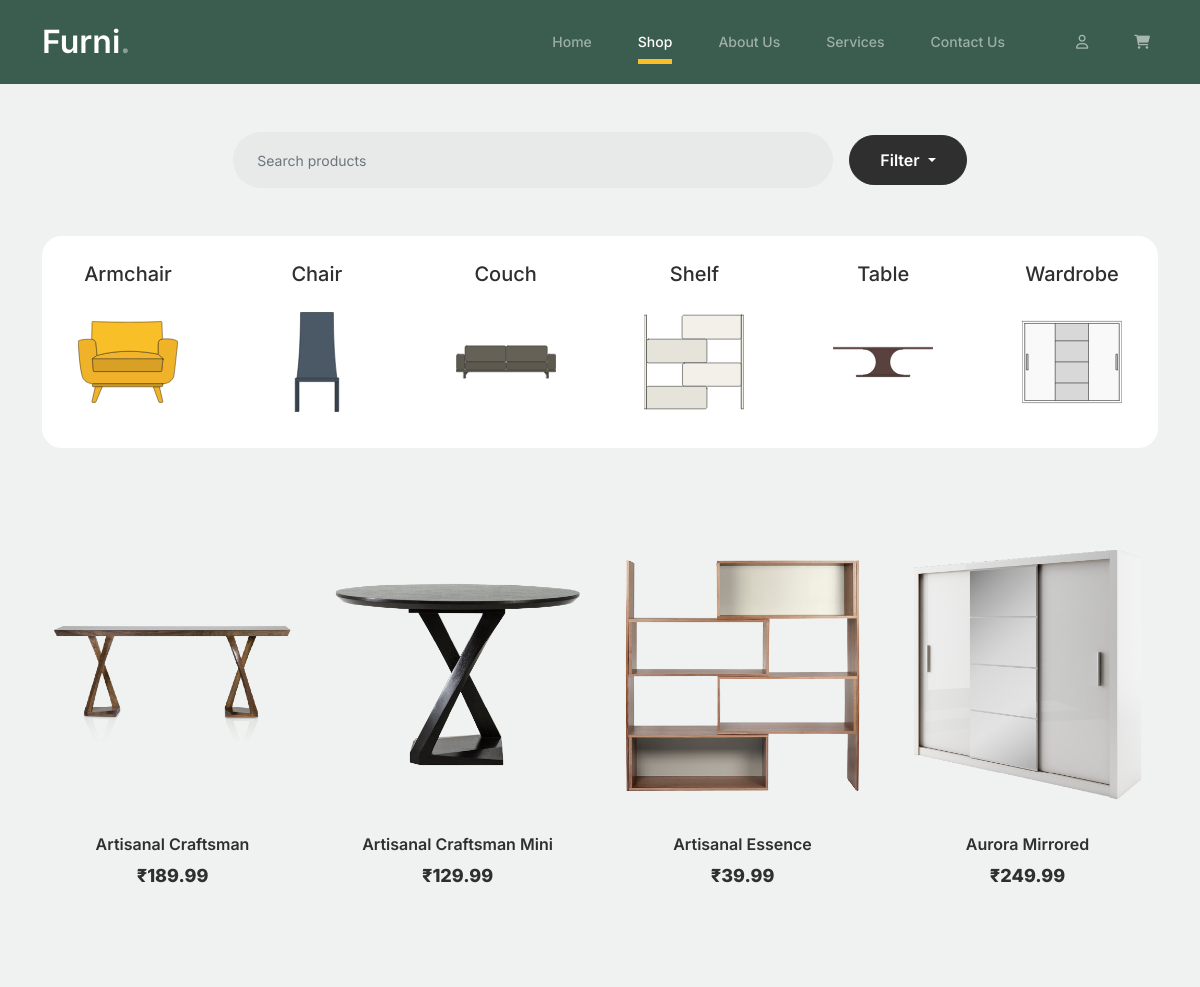
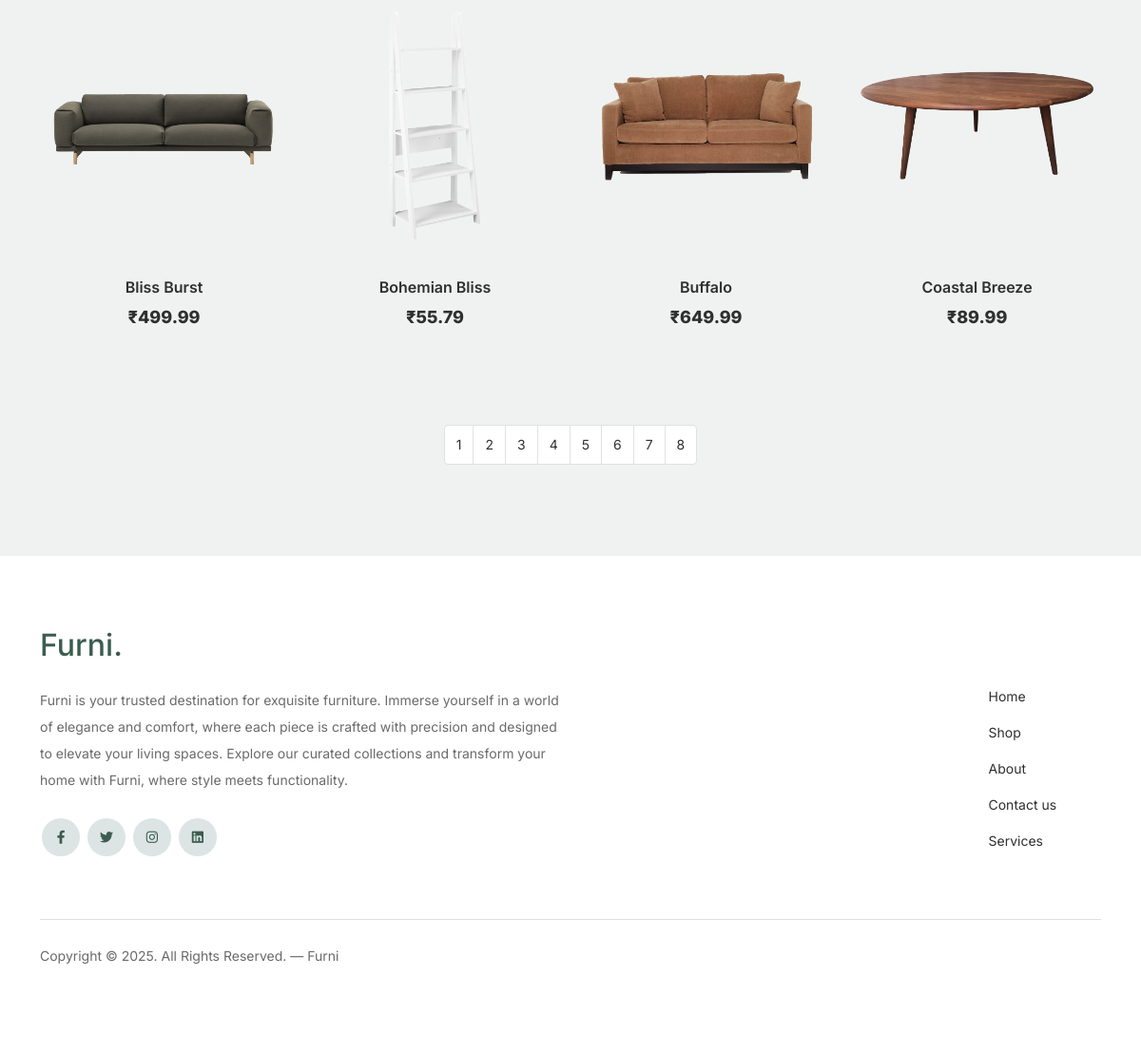
The page /shop.php on the database its author committed (2 pictures, top to bottom).
### tables this page shows
CREATE TABLE `role_nav` (
  `id_rn` int(100) NOT NULL,
  `id_nav` int(100) NOT NULL,
  `id_role` int(100) NOT NULL
);

CREATE TABLE `nav` (
  `id_nav` int(100) NOT NULL,
  `name_nav` varchar(255) NOT NULL,
  `path_nav` varchar(255) NOT NULL
);

CREATE TABLE `cat_img` (
  `id_ci` int(100) NOT NULL,
  `id_cat` int(100) NOT NULL,
  `id_image` int(100) NOT NULL
);

CREATE TABLE `category` (
  `id_cat` int(100) NOT NULL,
  `name_cat` varchar(255) NOT NULL
);

CREATE TABLE `image` (
  `id_image` int(255) NOT NULL,
  `name_image` varchar(255) NOT NULL,
  `path_image` varchar(255) NOT NULL,
  `date_upload_image` timestamp NOT NULL DEFAULT current_timestamp()
);

CREATE TABLE `product` (
  `id_product` int(100) NOT NULL,
  `name_product` varchar(255) NOT NULL,
  `desc_product` varchar(255) NOT NULL,
  `price_product` float NOT NULL,
  `availability_product` int(255) NOT NULL,
  `created_at_p` timestamp NOT NULL DEFAULT current_timestamp(),
  `modified_at_p` timestamp NOT NULL DEFAULT '0000-00-00 00:00:00',
  `id_cat` int(100) NOT NULL,
  `id_color` int(100) NOT NULL
);

### models/functions.php (called while the page is built, shortened)
<?php
function getCategoryWithImages()
{
    global $conn;
    $query = "SELECT * FROM image i JOIN cat_img ci ON i.id_image = ci.id_image JOIN category c ON ci.id_cat = c.id_cat";
    $res = $conn->query($query)->fetchAll();
    return $res;
}
function getNavWithRoles($roleName)
{
    global $conn;
    $query = "SELECT * FROM role_nav rn JOIN user_role ur ON rn.id_role = ur.id_role JOIN nav n ON rn.id_nav = n.id_nav WHERE ur.name_role = ?";
    $ps = $conn->prepare($query);
    $ps->bindValue(1, $roleName, PDO::PARAM_STR);
    $ps->execute();
    $res = $ps->fetchAll();
    return $res;
}
function getProductCount()
{
    global $conn;
    $query = "SELECT COUNT(*) as count FROM product";
    $res = $conn->query($query)->fetch();
    return $res;
}
function getPageCount()
{
    $productCount = getProductCount();
    $numberOfPages = ceil($productCount->count / OFFSET);
    return $numberOfPages;
}
function filterProductsAndSort($catID = 0, $colorID = 0, $search = "", $sortBy = 0, $limit = 0)
{
    global $conn;
    $lim = ((int) $limit) * OFFSET;
    $offset = OFFSET;
    $query = "SELECT SQL_CALC_FOUND_ROWS * FROM product p JOIN category c ON p.id_cat = c.id_cat JOIN prod_img pi ON p.id_product = pi.id_product JOIN image i ON pi.id_image = i.id_image JOIN color clr ON p.id_color = clr.id_color";
    $query .= " LIMIT :limit, :offset";
    $ps = $conn->prepare($query);
    $ps->bindParam(":limit", $lim, PDO::PARAM_INT);
    $ps->bindParam(":offset", $offset, PDO::PARAM_INT);
    $ps->execute();
    $res = $ps->fetchAll();
    $totalRecordsCount = $conn->query("SELECT FOUND_ROWS() as total")->fetch(PDO::FETCH_ASSOC)['total'];
    return ["products" => $res, "totalRecordsCount" => $totalRecordsCount];
}

### shop.php (the view, shortened to what this page needs)
<?php
include "template/head.php";
include "template/nav.php";
$prodArr = filterProductsAndSort();
$catArr = getCategoryWithImages();
$numberOfPages = getPageCount();
?>
<div class="untree_co-section product-section before-footer-section">
    <div class="container">
        <div id="filter" class="d-flex justify-content-center align-items-center mb-5">
            <input type="text" placeholder="Search products" name="inputSearch" id="inputSearch" class="px-4 py-3 form-control rounded-pill" data-user="2" />
            <div class="dropdown ms-3">
                <button class="btn dropdown-toggle" type="button" data-bs-toggle="dropdown" aria-expanded="false">
                    Filter
                </button>
            </div>
        </div>
        <div id="categories" class="mb-5 p-4">
            <ul class="d-flex justify-content-between">
                <?php foreach ($catArr as $cat) : ?>
                    <li id="<?= $cat->name_cat ?>" class="selectCat" data-catid="<?= $cat->id_cat ?>" data-user="2">
                        <h5 class="categoryProduct-title text-center mb-3"><?= $cat->name_cat ?></h5>
                        <div class="categoryPorduct-container border-10 d-flex justify-content-center align-items-center">
                            <img src="<?= $cat->path_image ?>" alt="<?= $cat->name_image ?>" />
                        </div>
                    </li>
                <?php endforeach; ?>
            </ul>
        </div>
        <div id="products-shop" class="row pt-5">
            <?php foreach ($prodArr['products'] as $pod) : ?>
                <div class="col-12 col-md-4 col-lg-3 mb-5">
                    <a class="product-item" href="product.php?id=<?= $pod->id_product ?>">
                        <img src="<?= $pod->path_image ?>" alt="<?= $pod->name_image ?>" class="img-fluid product-thumbnail" />
                        <h3 class="product-title"><?= $pod->name_product ?></h3>
                        <strong class="product-price">&#8377;<?= $pod->price_product ?></strong>
                    </a>
                </div>
            <?php endforeach; ?>
        </div>
        <nav id="pagination-shop">
            <ul class="pagination justify-content-center">
                <?php for ($i = 0; $i < $numberOfPages; $i++) : ?>
                    <li class="page-item">
                        <a class="page-link pagination-page-link" href="#" data-user="2" data-limit="<?= $i ?>"><?= $i + 1 ?></a>
                    </li>
                <?php endfor; ?>
            </ul>
        </nav>
    </div>
</div>
<?php
include "template/footer.php";
?>

### template/head.php (shortened to what this page needs)
<?php
include "connection/conn.php";
include "models/functions.php";
?>
<!doctype html>
<html lang="en">
<head>
	<link href="assets/css/bootstrap.min.css" rel="stylesheet" />
	<link href="https://cdnjs.cloudflare.com/ajax/libs/font-awesome/6.0.0-beta3/css/all.min.css" rel="stylesheet">
	<link href="assets/css/tiny-slider.css" rel="stylesheet" />
	<link href="assets/css/style.css" rel="stylesheet" />
</head>

### template/nav.php (shortened to what this page needs)
<?php
$user = isset($_SESSION['user']) ? $_SESSION['user'] : null;
if ($user != null) {
	$roleName = $user->name_role;
	$navArr = getNavWithRoles($roleName);
	$profileURL = "profile.php";
} else {
	$roleName = "guest";
	$navArr = getNavWithRoles("user");
	$profileURL = "login.php";
}
$path = $_SERVER['REQUEST_URI'];
if (!str_contains($path, "login.php")) {
?>
	<nav class="custom-navbar navbar navbar navbar-expand-md navbar-dark bg-dark" arial-label="Furni navigation bar">
		<div class="container">
			<a class="navbar-brand" href="index.php">Furni<span>.</span></a>
			<div class="collapse navbar-collapse" id="navbarsFurni">
				<ul id="navbarsFurniUl" class="custom-navbar-nav navbar-nav ms-auto mb-2 mb-md-0">
					<?php foreach ($navArr as $nav) : ?>
						<li><a class="nav-link" href="<?= $nav->path_nav ?>"><?= $nav->name_nav ?></a></li>
					<?php endforeach; ?>
				</ul>
				<ul class="custom-navbar-cta navbar-nav mb-2 mb-md-0 ms-5">
					<li>
						<?php if ($roleName == "user") : ?>
							<a class="nav-link" href="<?php echo $profileURL; ?>">
								<i class="fa-regular fa-user"></i>
								<span class="ms-1"><?php echo $_SESSION['user']->fn_user; ?></span>
							</a>
						<?php elseif ($roleName == "admin") : ?>
							<a class="nav-link d-none" href="login.php">
								<i class="fa-regular fa-user"></i>
							</a>
						<?php else : ?>
							<a class="nav-link" href="login.php">
								<i class="fa-regular fa-user"></i>
							</a>
						<?php endif; ?>
					</li>
					<li>
						<a class="nav-link" href="cart.php">
							<i class="fa-solid fa-cart-shopping"></i>
						</a>
					</li>
				</ul>
			</div>
		</div>
	</nav>
<?php
}
?>

### template/footer.php (shortened to what this page needs)
<?php
$path = $_SERVER['REQUEST_URI'];
if (!str_contains($path, "login.php")) {
?>
	<footer class="footer-section">
		<div class="container relative">
			<div class="row mb-5">
				<div class="col-lg-6">
					<div class="mb-4 footer-logo-wrap"><a href="#" class="footer-logo">Furni<span>.</span></a></div>
					<p class="mb-4">Furni is your trusted destination for exquisite furniture. Immerse yourself in a world of elegance and comfort, where each piece is crafted with precision and designed to elevate your living spaces. Explore our curated collections and transform your home with Furni, where style meets functionality.</p>
					<ul class="list-unstyled custom-social">
						<li><a href="#"><span class="fa fa-brands fa-facebook-f"></span></a></li>
						<li><a href="#"><span class="fa fa-brands fa-twitter"></span></a></li>
						<li><a href="#"><span class="fa fa-brands fa-instagram"></span></a></li>
						<li><a href="#"><span class="fa fa-brands fa-linkedin"></span></a></li>
					</ul>
				</div>
				<div class="col-lg-6">
					<div class="row links-wrap justify-content-end">
						<div class="col-6 col-sm-6 col-md-3">
							<ul class="list-unstyled">
								<li><a href="index.php">Home</a></li>
								<li><a href="shop.php">Shop</a></li>
								<li><a href="about.php">About</a></li>
								<li><a href="contact.php">Contact us</a></li>
								<li><a href="services.php">Services</a></li>
							</ul>
						</div>
					</div>
				</div>
			</div>
			<div class="border-top copyright">
				<div class="row pt-4">
					<div class="col-lg-6">
						<p class="mb-2 text-center text-lg-start">Copyright &copy; . All Rights Reserved. &mdash; Furni
						</p>
					</div>
				</div>
			</div>
		</div>
	</footer>
<?php
}
?>
</body>
</html>

### rows shown on the page
role_nav: id_nav.name_nav "Home"
role_nav: id_nav.name_nav "Shop"
role_nav: id_nav.name_nav "About Us"
role_nav: id_nav.name_nav "Services"
role_nav: id_nav.name_nav "Contact Us"
cat_img: id_cat.name_cat "Armchair", id_image.path_image (picture)
cat_img: id_cat.name_cat "Chair", id_image.path_image (picture)
cat_img: id_cat.name_cat "Couch", id_image.path_image (picture)
cat_img: id_cat.name_cat "Shelf", id_image.path_image (picture)
cat_img: id_cat.name_cat "Table", id_image.path_image (picture)
cat_img: id_cat.name_cat "Wardrobe", id_image.path_image (picture)
product: image.path_image+name_image (picture), name_product "Artisanal Craftsman", price_product "189.99"
product: image.path_image+name_image (picture), name_product "Artisanal Craftsman Mini", price_product "129.99"
product: image.path_image+name_image (picture), name_product "Artisanal Essence", price_product "39.99"
product: image.path_image+name_image (picture), name_product "Aurora Mirrored", price_product "249.99"
product: image.path_image+name_image (picture), name_product "Bliss Burst", price_product "499.99"
product: image.path_image+name_image (picture), name_product "Bohemian Bliss", price_product "55.79"
product: image.path_image+name_image (picture), name_product "Buffalo", price_product "649.99"
product: image.path_image+name_image (picture), name_product "Coastal Breeze", price_product "89.99"
